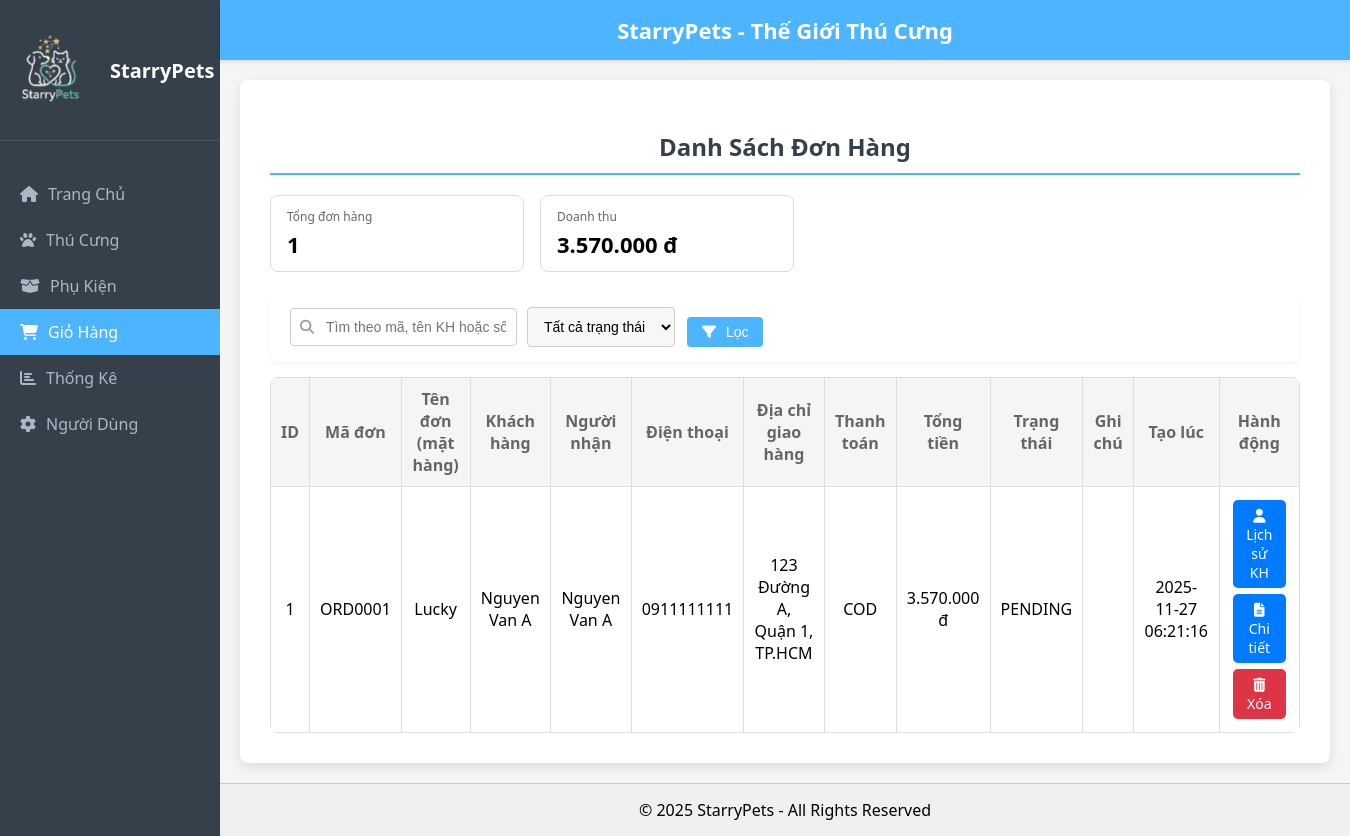
The page /admin/index.php?p=donhang on the database its author committed.
### tables this page shows
CREATE TABLE orders (
  id INT AUTO_INCREMENT PRIMARY KEY,
  user_id INT NOT NULL,
  order_code VARCHAR(20) NOT NULL UNIQUE,
  recipient_name VARCHAR(100) NOT NULL,
  total_amount DECIMAL(12,2) NOT NULL DEFAULT 0.00,
  status ENUM('PENDING','CONFIRMED','SHIPPED','COMPLETED','CANCELED') NOT NULL DEFAULT 'PENDING',
  payment_method ENUM('COD','BANK','VNPAY','MOMO') NOT NULL DEFAULT 'COD',
  shipping_address VARCHAR(255) NOT NULL,
  phone VARCHAR(20),
  notes TEXT,
  created_at TIMESTAMP DEFAULT CURRENT_TIMESTAMP,
  updated_at TIMESTAMP DEFAULT CURRENT_TIMESTAMP ON UPDATE CURRENT_TIMESTAMP,
  CONSTRAINT fk_orders_user FOREIGN KEY(user_id) REFERENCES users(id) ON DELETE RESTRICT ON UPDATE CASCADE,
  INDEX idx_orders_user (user_id),
  INDEX idx_orders_status (status)
);

CREATE TABLE users (
  id INT AUTO_INCREMENT PRIMARY KEY,
  full_name VARCHAR(100) NOT NULL,
  email VARCHAR(120) NOT NULL UNIQUE,
  password_hash VARCHAR(255) NOT NULL,
  phone VARCHAR(20),
  role ENUM('ADMIN','CUSTOMER') NOT NULL DEFAULT 'CUSTOMER',
  status ENUM('ACTIVE','INACTIVE') NOT NULL DEFAULT 'ACTIVE',
  created_at TIMESTAMP DEFAULT CURRENT_TIMESTAMP,
  updated_at TIMESTAMP DEFAULT CURRENT_TIMESTAMP ON UPDATE CURRENT_TIMESTAMP
);

### admin/donhang.php (the view, shortened to what this page needs)
<?php
require_once __DIR__ . '/../connect.php';
$q = isset($_GET['q']) ? trim($_GET['q']) : '';
$status = isset($_GET['status']) ? trim($_GET['status']) : 'all';
$sql = "SELECT
        o.id,
        o.user_id,
        u.full_name AS user_name,
        o.order_code,
        o.recipient_name,
        o.total_amount,
        o.status,
        o.payment_method,
        o.shipping_address,
        o.phone,
        o.notes,
        o.created_at,
        -- Resolve one item name for quick display
        (
            SELECT
                CASE od.item_type
                    WHEN 'pet' THEN (SELECT p.name FROM pets p WHERE p.id = od.item_id)
                    WHEN 'accessory' THEN (SELECT a.name FROM accessories a WHERE a.id = od.item_id)
                    ELSE NULL
                END
            FROM order_details od
            WHERE od.order_id = o.id
            ORDER BY od.id ASC
            LIMIT 1
        ) AS item_name
    FROM orders o
    LEFT JOIN users u ON u.id = o.user_id
    WHERE 1=1";
$sql .= " ORDER BY o.created_at DESC";
$stmt = $conn->prepare($sql);
$stmt->execute();
$res = $stmt->get_result();
$orders = $res->fetch_all(MYSQLI_ASSOC);
?>
<h2 class="page-title">Danh Sách Đơn Hàng</h2>
<?php
$totalOrders = count($orders);
$totalRevenue = 0;
foreach ($orders as $o) {
        $totalRevenue += (float)($o['total_amount'] ?? 0);
}
?>
<div class="summary-cards" style="display:flex; gap:16px; margin:12px 0 20px; flex-wrap:wrap;">
    <div class="summary-card" style="border:1px solid #ddd; border-radius:8px; padding:12px 16px; min-width:220px; background:#fff;">
        <div style="font-size:12px; color:#666;">Tổng đơn hàng</div>
        <div style="font-size:22px; font-weight:600; margin-top:4px;"><?php echo number_format($totalOrders, 0, ',', '.'); ?></div>
    </div>
    <div class="summary-card" style="border:1px solid #ddd; border-radius:8px; padding:12px 16px; min-width:220px; background:#fff;">
        <div style="font-size:12px; color:#666;">Doanh thu</div>
        <div style="font-size:22px; font-weight:600; margin-top:4px;"><?php echo number_format($totalRevenue, 0, ',', '.'); ?> đ</div>
    </div>
</div>
<div class="top-bar">
    <form method="get" action="index.php" class="search-filter-form">
        <div class="search-controls">
            <div class="input-group">
                <i class="fas fa-search search-icon"></i>
                <input type="text" name="q" value="<?php echo htmlspecialchars($q); ?>" placeholder="Tìm theo mã, tên KH hoặc số điện thoại" class="search-input" />
            </div>
            <select name="status" class="filter-select">
                <option value="all" <?php echo $status==='all'?'selected':''; ?>>Tất cả trạng thái</option>
            </select>
        </div>
        <button type="submit" class="btn-submit btn-filter-standalone">
            <i class="fas fa-filter" aria-hidden="true"></i>
            <span style="margin-left:6px;">Lọc</span>
        </button>
    </form>
</div>
<table class="pet-table">
    <thead>
        <tr>
            <th>ID</th>
            <th>Mã đơn</th>
            <th>Tên đơn (mặt hàng)</th>
            <th>Khách hàng</th>
            <th>Người nhận</th>
            <th>Điện thoại</th>
            <th>Địa chỉ giao hàng</th>
            <th>Thanh toán</th>
            <th>Tổng tiền</th>
            <th>Trạng thái</th>
            <th>Ghi chú</th>
            <th>Tạo lúc</th>
            <th>Hành động</th>
        </tr>
    </thead>
    <tbody>
        <?php if (empty($orders)): ?>
            <tr><td colspan="13">Không có đơn hàng.</td></tr>
        <?php else: ?>
            <?php foreach ($orders as $o): ?>
            <tr>
                <td><?php echo htmlspecialchars($o['id']); ?></td>
                <td><?php echo htmlspecialchars($o['order_code']); ?></td>
                <td><?php echo htmlspecialchars($o['item_name'] ?? ''); ?></td>
                <td><?php echo htmlspecialchars($o['user_name'] ?? ''); ?></td>
                <td><?php echo htmlspecialchars($o['recipient_name'] ?? ''); ?></td>
                <td><?php echo htmlspecialchars($o['phone'] ?? ''); ?></td>
                <td><?php echo htmlspecialchars($o['shipping_address'] ?? ''); ?></td>
                <td><?php echo htmlspecialchars($o['payment_method'] ?? ''); ?></td>
                <td><?php echo number_format((float)$o['total_amount'], 0, ',', '.'); ?> đ</td>
                <td><?php echo htmlspecialchars($o['status'] ?? ''); ?></td>
                <td><?php echo nl2br(htmlspecialchars($o['notes'] ?? '')); ?></td>
                <td><?php echo htmlspecialchars($o['created_at']); ?></td>
                <td>
                    <a href="index.php?p=order_history&user_id=<?php echo urlencode($o['user_id']); ?>" class="btn-edit">
                        <i class="fas fa-user"></i> Lịch sử KH
                    </a>
                    <a href="index.php?p=chi_tiet_don_hang&id=<?php echo urlencode($o['id']); ?>" class="btn-edit">
                        <i class="fas fa-file-alt"></i> Chi tiết
                    </a>
                    <a href="admin/xoa_donhang.php?id=<?php echo urlencode($o['id']); ?>" class="btn-delete" onclick="return confirm('Xóa đơn hàng này? Hành động không thể hoàn tác.');">
                        <i class="fas fa-trash-alt"></i> Xóa
                    </a>
                </td>
            </tr>
            <?php endforeach; ?>
        <?php endif; ?>
    </tbody>
</table>

### assets/css/styleadmin.css (style rules this page uses)
html, body { height: 100%; margin: 0; font-family: 'Segoe UI', Tahoma, Geneva, Verdana, sans-serif; background-color: #f5f5f5; }
.page-title { font-size: 24px; color: #333; margin-bottom: 20px; font-weight: 600; }
.top-bar { margin-bottom: 15px; }
.pet-table { width: 100%; border-collapse: collapse; background: white; border-radius: 8px; overflow: hidden; }
.pet-table th { background: #f0f4f8; padding: 12px; text-align: left; font-weight: bold; color: #666; border-bottom: 1px solid #ddd; }
.pet-table td { padding: 12px; border-bottom: 1px solid #eee; }
.btn-edit, .btn-delete { padding: 6px 12px; text-decoration: none; border-radius: 5px; font-size: 14px; }
.btn-edit { background: #2ecc71; color: white; }
.btn-delete { background: #e74c3c; color: white; margin-left: 5px; }
.page-title { color: #36404A; font-size: 24px; font-weight: 600; padding-bottom: 10px; border-bottom: 2px solid #4DB5FF; margin-bottom: 20px; text-align: center; }
.btn-submit { width: 100%; padding: 12px; background: #4DB5FF; border: none; color: white; font-size: 18px; border-radius: 6px; cursor: pointer; margin-top: 10px; }
.top-bar { display: flex; justify-content: space-between; align-items: center; padding: 15px 20px; background-color: #fff; border-radius: 8px; box-shadow: 0 2px 4px rgba(0, 0, 0, 0.05); margin-bottom: 20px; }
.search-filter-form { display: flex; flex-direction: row; gap: 12px; align-items: center; justify-content: flex-start; flex: 1 1 auto; }
.search-controls { display: flex; align-items: center; gap: 10px; }
.btn-submit.btn-filter-standalone { padding: 6px 10px; font-size: 13px; line-height: 1; border-radius: 4px; height: auto; min-width: 60px; }
.search-input { padding: 10px 10px 10px 35px; border: 1px solid #ccc; border-radius: 4px; font-size: 14px; width: 180px; transition: border-color 0.3s, box-shadow 0.3s; }
.btn-submit.btn-filter-standalone { width: auto; padding: 8px 15px; font-size: 14px; }
.input-group { position: relative; }
.search-icon { position: absolute; left: 10px; top: 50%; transform: translateY(-50%); color: #999; font-size: 14px; }
.filter-select { padding: 10px 12px; border: 1px solid #ccc; border-radius: 4px; font-size: 14px; cursor: pointer; background-color: #f7f7f7; transition: border-color 0.3s; }
.pet-table { width: 100%; border-collapse: collapse; background: #ffffff; }
.pet-table th, .pet-table td { padding: 10px; border: 1px solid #ddd; text-align: center; }
.pet-table th { background: #f5f5f5; font-weight: bold; }
.btn-edit, .btn-delete, .btn-copy { padding: 6px 12px; border-radius: 5px; color: white; text-decoration: none; margin: 3px; display: inline-block; }
.btn-edit { background: #007bff; }
.btn-delete { background: #dc3545; }
.top-bar { display: flex; justify-content: flex-end; margin-bottom: 15px; }

### rows shown on the page
orders: id "1", order_code "ORD0001", item_name "Lucky", user.full_name "Nguyen Van A", recipient_name "Nguyen Van A", phone "0911111111", shipping_address "123 Đường A, Quận 1, TP.HCM", payment_method "COD", total_amount "3.570.000", status "PENDING", created_at "2025-11-27 06:21:16"

### other values the page prints
$totalOrders "1"
$totalRevenue "3.570.000"
